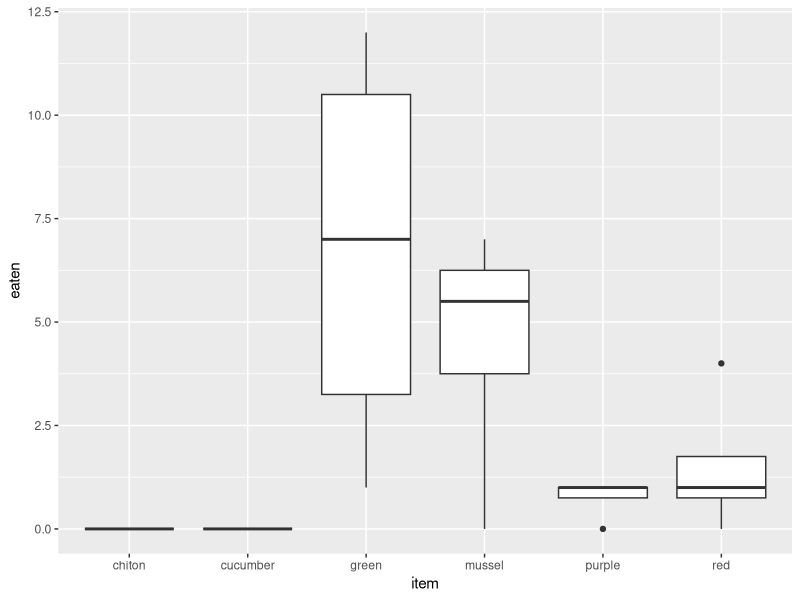
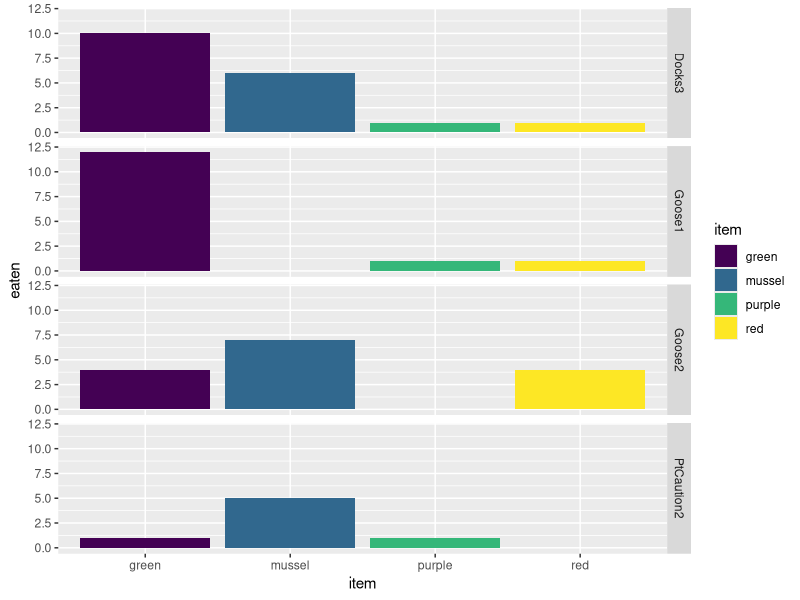
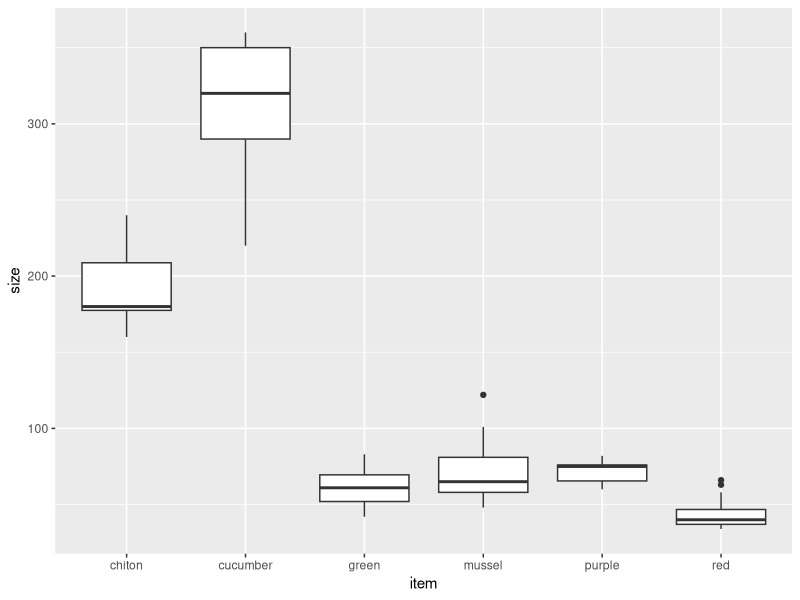

These figures' R source, in order:
#++++++++++++++++++++++++++++++++++++++++++++++++++++++++++++++++++++++++++++++++++
#                                                                                ##
# Pycno Feeding Preference Cafeteria Experiment                                  ##
# Data are current as of 2022-08-04                                              ##
# Data source: Ross Whippo - OIMB/FHL                                            ##
# R code prepared by Ross Whippo                                                 ##
# Last updated 2022-08-04                                                        ##
#                                                                                ##
#++++++++++++++++++++++++++++++++++++++++++++++++++++++++++++++++++++++++++++++++++

# SUMMARY:


# Required Files (check that script is loading latest version):
# PycnoFeeding_cafeteria.csv

# Associated Scripts:
# FILE.R

# TO DO 

# +++++++++++++++++++++++++++++++++++++++++++++++++++++++++++++++++++++++++++++++++
# TABLE OF CONTENTS                                                            ####
#                                                                                 +
# RECENT CHANGES TO SCRIPT                                                        +
# LOAD PACKAGES                                                                   +
# READ IN AND PREPARE DATA                                                        +
# MANIPULATE DATA                                                                 +
#                                                                                 +
#++++++++++++++++++++++++++++++++++++++++++++++++++++++++++++++++++++++++++++++++++

#++++++++++++++++++++++++++++++++++++++++++++++++++++++++++++++++++++++++++++++++++
# RECENT CHANGES TO SCRIPT                                                     ####
#++++++++++++++++++++++++++++++++++++++++++++++++++++++++++++++++++++++++++++++++++

# 2022-08-04 Script created

#++++++++++++++++++++++++++++++++++++++++++++++++++++++++++++++++++++++++++++++++++
# LOAD PACKAGES                                                                ####
#++++++++++++++++++++++++++++++++++++++++++++++++++++++++++++++++++++++++++++++++++

library(tidyverse)
library(viridis)

#++++++++++++++++++++++++++++++++++++++++++++++++++++++++++++++++++++++++++++++++++
# READ IN AND PREPARE DATA                                                     ####
#++++++++++++++++++++++++++++++++++++++++++++++++++++++++++++++++++++++++++++++++++

cafeteria <- read_csv("Data/PycnoFeeding_cafeteria.csv")

#++++++++++++++++++++++++++++++++++++++++++++++++++++++++++++++++++++++++++++++++++
# MANIPULATE DATA                                                              ####
#++++++++++++++++++++++++++++++++++++++++++++++++++++++++++++++++++++++++++++++++++

# create column for counts of consumed critters
consumed <- cafeteria %>%
  mutate(consumed = as.integer(!(is.na(consumed_date)))) %>%
  group_by(pycnoID, item) %>%
  summarise(eaten = sum(consumed))

#++++++++++++++++++++++++++++++++++++++++++++++++++++++++++++++++++++++++++++++++++
# FIGURES                                                                      ####
#++++++++++++++++++++++++++++++++++++++++++++++++++++++++++++++++++++++++++++++++++

# boxplot of number of items consumed per pycno

consumed %>%
  ggplot(aes(x = item, y = eaten)) +
  geom_boxplot()

# barplot of consumption by pycno
consumed %>% filter(item %in% c('green', 'mussel', 'red', 'purple')) %>%
  ggplot(aes(x = item, y = eaten, fill = item)) +
  geom_col() +
  scale_fill_viridis(discrete = TRUE) +
  facet_grid(pycnoID~.)

# barplot of prey sizes
cafeteria %>%
  ggplot(aes(x = item, y = size)) +
  geom_boxplot()


####
#<<<<<<<<<<<<<<<<<<<<<<<<<<END OF SCRIPT>>>>>>>>>>>>>>>>>>>>>>>>#

# SCRATCH PAD ####